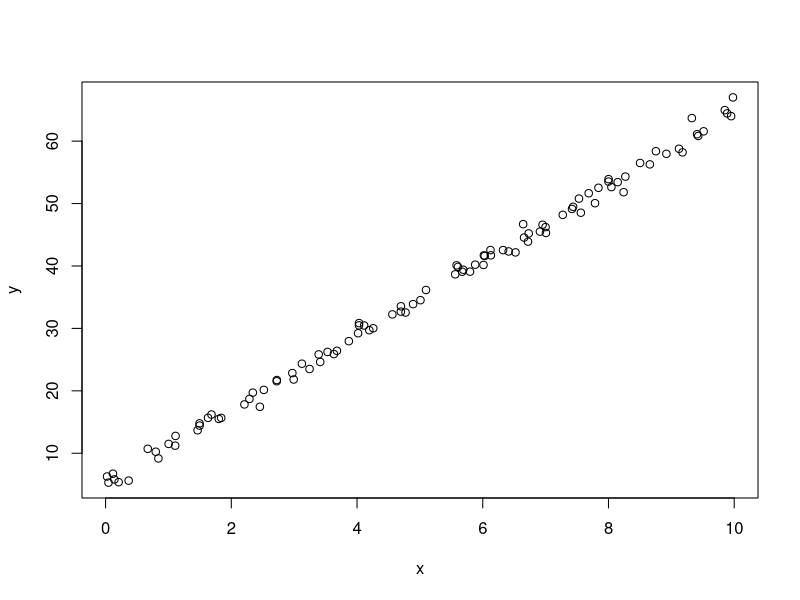
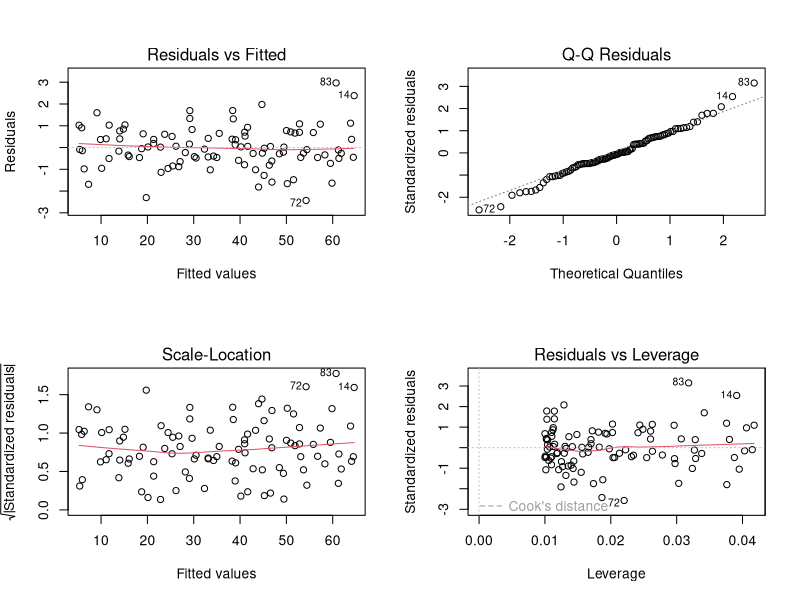
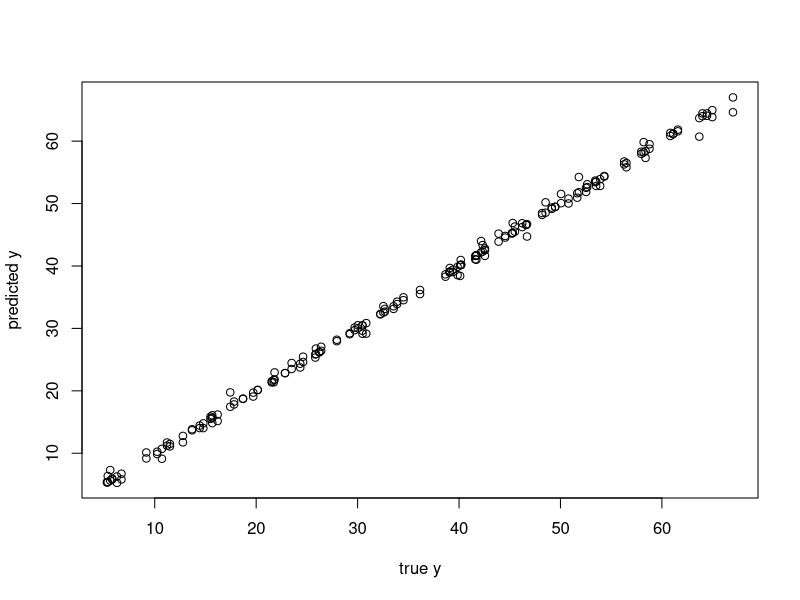
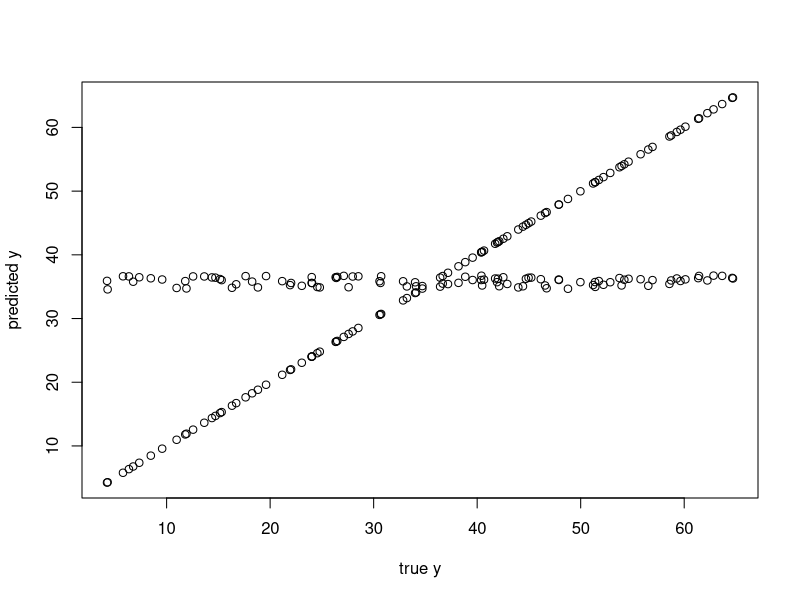

Here is the R script that generated these plots, in order:
x=runif(100,0,10) #generates 100 numbers betwenn 0 and 10
y=5+6*x+rnorm(100) # y is 5+6x+rnorm(100) so beta=[5,6] and 
#sigma=1(rnorm create variables with mean 0 and SD 1)
plot(x,y)
#the OLS model
d=lm(y~x)
str(d) #to see the structure of data
print(d) # to get the Coefficients

par(mfrow=c(2,2))
plot(d)

ypred=predict(d)
par(mfrow=c(1,1))
plot(y,y,xlab="true y" ,ylab="predicted y")
points(y,ypred)
d1=summary(d)
#detailed model results
print(d1)
cat("OLS gave slope of",d1$coefficients[2,1],"and R square of",d1$r.squared,"\n")

#introducing slight non linearity and test the model
x1=runif(100)
y1=5+6*x+0.1*x1*x1+rnorm(100)
m=lm(y1~x1)
#craeting real values
x2=runif(100)
y2=5+6*x+0.1*x2*x2+rnorm(100)
# creating predicted values 
y2pred=predict(m,data.frame(x2))
par(mfrow=c(1,1))
plot(y2,y2,xlab="true y" ,ylab="predicted y")
points(y2,y2pred)





